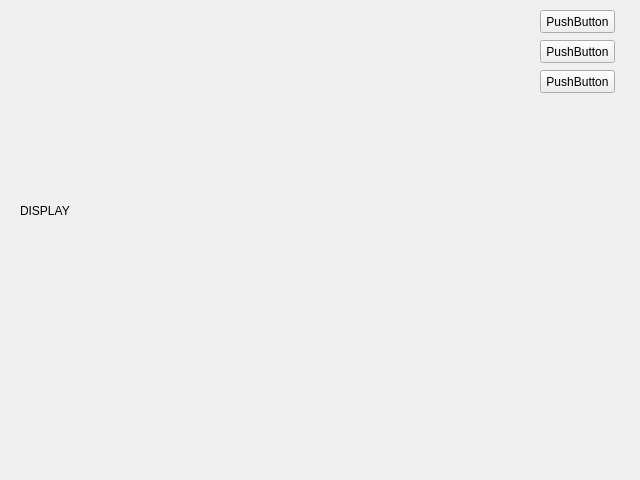
<?xml version="1.0" encoding="UTF-8"?>
<ui version="4.0">
 <class>Widget</class>
 <widget class="QWidget" name="Widget">
  <property name="geometry">
   <rect>
    <x>0</x>
    <y>0</y>
    <width>640</width>
    <height>480</height>
   </rect>
  </property>
  <property name="windowTitle">
   <string>Form</string>
  </property>
  <widget class="QPushButton" name="btn_fileOpen">
   <property name="geometry">
    <rect>
     <x>540</x>
     <y>10</y>
     <width>75</width>
     <height>23</height>
    </rect>
   </property>
   <property name="text">
    <string>PushButton</string>
   </property>
  </widget>
  <widget class="QLabel" name="label_display">
   <property name="geometry">
    <rect>
     <x>20</x>
     <y>20</y>
     <width>321</width>
     <height>381</height>
    </rect>
   </property>
   <property name="text">
    <string>DISPLAY</string>
   </property>
  </widget>
  <widget class="QPushButton" name="btn_startCam">
   <property name="geometry">
    <rect>
     <x>540</x>
     <y>40</y>
     <width>75</width>
     <height>23</height>
    </rect>
   </property>
   <property name="text">
    <string>PushButton</string>
   </property>
  </widget>
  <widget class="QPushButton" name="btn_stopCam">
   <property name="geometry">
    <rect>
     <x>540</x>
     <y>70</y>
     <width>75</width>
     <height>23</height>
    </rect>
   </property>
   <property name="text">
    <string>PushButton</string>
   </property>
  </widget>
 </widget>
 <resources/>
 <connections/>
</ui>
